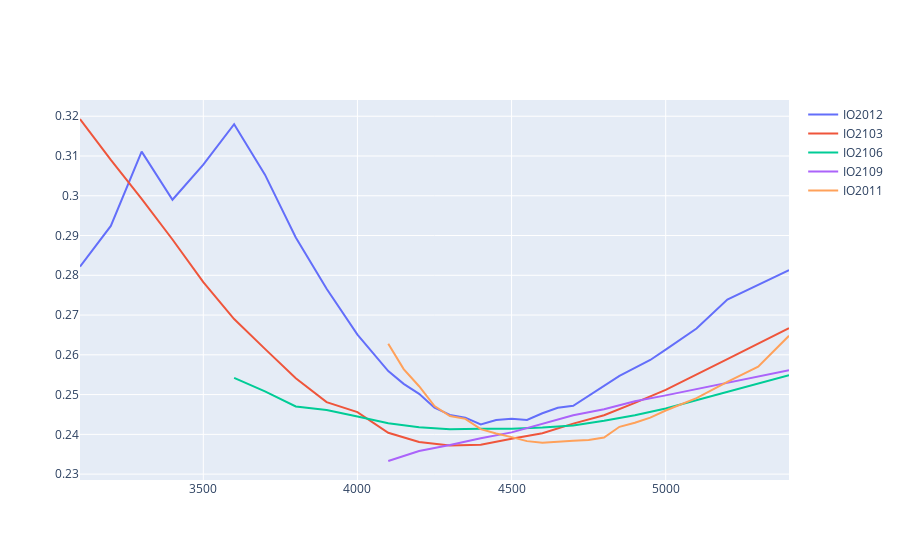
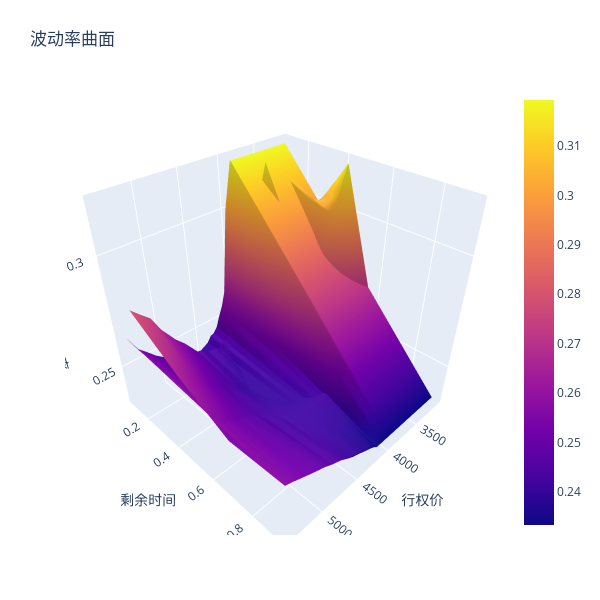

Notebook code for these charts, in order:
### Code cell
i = 0
while i < 1:
    i += 1
    showImpv()
    sleep(5)
